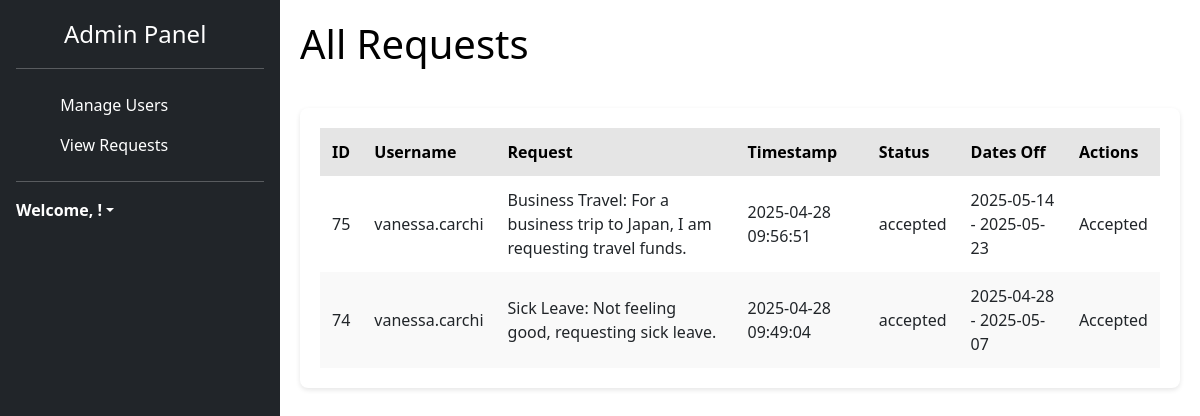
The app's page /admin_requests (signed in), older data.
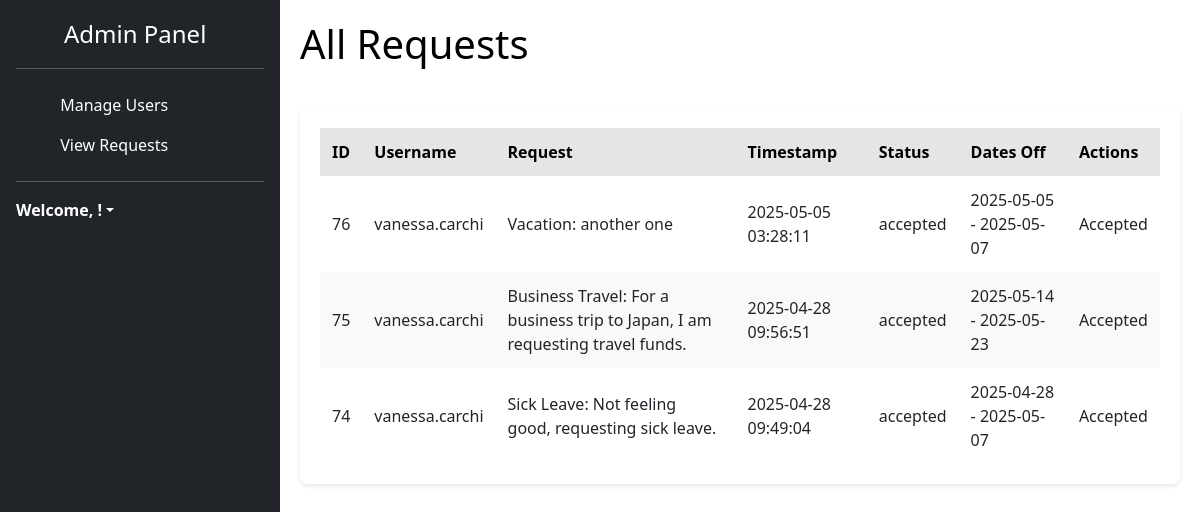
The same page, newer data.
### tables this page shows
CREATE TABLE requests (
    id INTEGER PRIMARY KEY AUTOINCREMENT,
    username TEXT NOT NULL,
    request TEXT NOT NULL,
    timestamp DATETIME DEFAULT CURRENT_TIMESTAMP
, status TEXT DEFAULT 'pending', user_id INTEGER, start_date TEXT, end_date TEXT);

### main.py (the view)
@app.route("/admin_requests")
def admin_requests():
    if "user" in session and session.get("role") == "admin":
        conn = sqlite3.connect("users.db")
        cursor = conn.cursor()
        cursor.execute("SELECT id, username, request, timestamp, status, start_date, end_date FROM requests ORDER BY timestamp DESC")
        all_requests = cursor.fetchall()
        conn.close()
        return render_template("HTML/admin_requests.html", requests=all_requests)
    return redirect(url_for("login"))

### templates/HTML/admin_requests.html (shortened to what this page needs)
<!DOCTYPE html>
<html lang="en">
<head>
  <link rel="stylesheet" href="{{ url_for('static', filename='CSS/sidebars.css') }}">
  <link rel="stylesheet" href="{{ url_for('static', filename='CSS/dashboard.css') }}">
  <link rel="stylesheet" href="{{ url_for('static', filename='CSS/admin_requests.css') }}">
  <link href="https://cdn.jsdelivr.net/npm/bootstrap@5.3.2/dist/css/bootstrap.min.css" rel="stylesheet">
  <link rel="stylesheet" href="https://cdn.jsdelivr.net/npm/flatpickr/dist/flatpickr.min.css">
  <link rel="stylesheet" href="https://cdn.jsdelivr.net/npm/@docsearch/css@3">
  <link href="../assets/dist/css/bootstrap.min.css" rel="stylesheet">
  <link rel="stylesheet" href="https://cdnjs.cloudflare.com/ajax/libs/bootstrap/5.1.3/css/bootstrap.min.css" />
  <link rel="stylesheet" href="https://cdnjs.cloudflare.com/ajax/libs/font-awesome/6.0.0/css/all.min.css" />
</head>
<body>
  <div class="app-container">
    <div class="sidebar flex-column flex-shrink-0 p-3 text-bg-dark" style="width: 280px;">
      <a href="/" class="d-flex align-items-center mb-3 mb-md-0 me-md-auto text-white text-decoration-none">
        <svg class="bi pe-none me-2" width="40" height="32"><use xlink:href="#bootstrap"/></svg>
        <span class="fs-4">Admin Panel</span>
      </a>
      <hr>
      <ul class="nav nav-pills flex-column mb-auto">
        <li class="nav-item">
          <a href="{{ url_for('admin_panel') }}" class="nav-link text-white" >
            <svg class="bi pe-none me-2" width="16" height="16"><use xlink:href="#"/></svg>
            Manage Users
          </a>
        </li>
        <li>
          <a href="{{ url_for('admin_requests') }}" class="nav-link text-white">
            <svg class="bi pe-none me-2" width="16" height="16"><use xlink:href="#"/></svg>
            View Requests
          </a>
        </li>
      </ul>
      <hr>
      <div class="dropdown">
        <a href="#" class="d-flex align-items-center text-white text-decoration-none dropdown-toggle" data-bs-toggle="dropdown" aria-expanded="false">
          <strong>Welcome, {{username}}!</strong>
        </a>
      </div>
    </div>
  <div class="main-content">
    <header>
      <h1>All Requests</h1>
    </header>
    <div class="table-container">
      <table id="requestTable">
        <thead>
          <tr>
            <th onclick="sortByCategory(0)" style="cursor: pointer;">ID</th>
            <th onclick="sortByCategory(1)" style="cursor: pointer;">Username</th>
            <th onclick="sortByCategory(2)" style="cursor: pointer;">Request</th>
            <th onclick="sortByCategory(3)" style="cursor: pointer;">Timestamp</th>
            <th onclick="sortByCategory(4)" style="cursor: pointer;">Status</th>
            <th onclick="sortByCategory(5)" style="cursor: pointer;">Dates Off</th>
            <th onclick="sortByCategory(6)" style="cursor: pointer;">Actions</th>
          </tr>
        </thead>
        <tbody>
          {% for req in requests %}
          <tr>
            <td>{{ req[0] }}</td>
            <td>{{ req[1] }}</td>
            <td>{{ req[2] }}</td>
            <td>{{ req[3] }}</td>
            <td>{{ req[4] }}</td>
            <td>
              {% if req[5] and req[6] %}
                {{ req[5] }} - {{ req[6] }}
              {% else %}
                N/A
              {% endif %}
            </td>
            <td>
              {% if req[4] == 'pending' %}
                <a href="{{ url_for('share_request', request_id=req[0]) }}" class="btn btn-share">Share to Manager</a>
              {% else %}
                <span>{{ req[4] | capitalize }}</span>
              {% endif %}
            </td>
          </tr>
          {% endfor %}
        </tbody>
      </table>
    </div>
  </div>
</body>
</html>

### static/CSS/sidebars.css (style rules this page uses)
body { min-height: 100vh; min-height: -webkit-fill-available; }
html { height: -webkit-fill-available; }
.dropdown-toggle { outline: 0; }
.nav-link { display: flex; align-items: center; padding: 10px 15px; color: white; border-radius: 6px; transition: background-color 0.2s ease; }

### static/CSS/dashboard.css (style rules this page uses)
*,body { margin:0 }
* { padding:0;box-sizing:border-box }
body { font-family:Poppins,sans-serif; height:100vh; background:#f8f9fa; color:#000; }
.app-container { display: flex; height: 100vh; }
.main-content { flex:1; padding:20px; overflow-y:auto; }
.main-content h1 { margin-bottom:20px; }
.bi { vertical-align:-.125em; fill:currentColor }

### static/CSS/admin_requests.css (style rules this page uses)
body { background: #f0f2f5; font-family: "Poppins", sans-serif; }
.main-content { padding: 20px; }
header { display: flex; justify-content: space-between; align-items: center; margin-bottom: 20px; }
header h1 { color: black; }
.table-container { background: #fff; border-radius: 8px; padding: 20px; box-shadow: 0 2px 5px rgba(0,0,0,0.1); }
table { width: 100%; border-collapse: collapse; }
table th, table td { padding: 12px; text-align: left; }
table thead { background: #E5E5E5; color: black; }
table tbody tr:nth-child(even) { background: #f9f9f9; }

Row changes from the older to the newer data that the page shows:
added requests: id "76", username "vanessa.carchi", request "Vacation: another one", timestamp "2025-05-05 03:28:11", status "accepted", start_date "2025-05-05", end_date "2025-05-07", status "Accepted"
